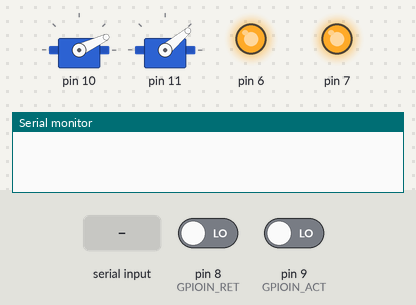
This sketch was run on a simulated Arduino Uno, built with avr-gcc and run on an emulated ATmega328P. On the bench: 2 × servo, output pins drawn as LEDs (lit = HIGH), the last lines printed to the serial monitor. Dashed ring = blinking. The inputs (shaded band) are chosen by the test bench; at power-on: pin 8 (GPIOIN_RET) LOW, pin 9 (GPIOIN_ACT) LOW.

Above: at 1.3 s.
1.4 s: pin 8 (GPIOIN_RET) driven HIGH
At 4.01 s:
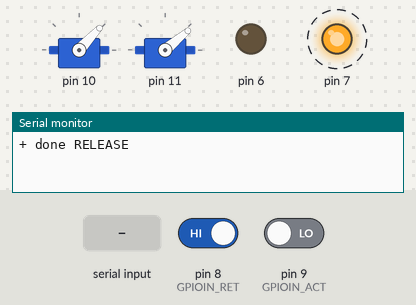
4.4 s: "q" received over Serial
At 7.0 s:
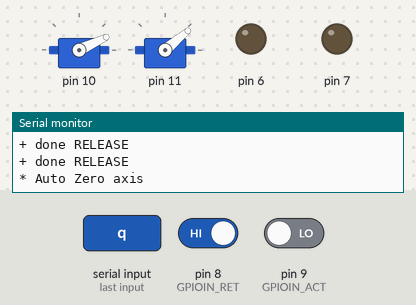
7.4 s: "e" received over Serial
10.4 s: "a" received over Serial
At 12.03 s:
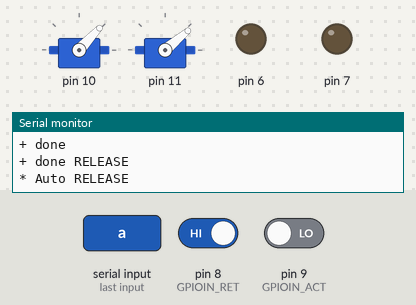
13.4 s: "s" received over Serial
At 13.63 s:
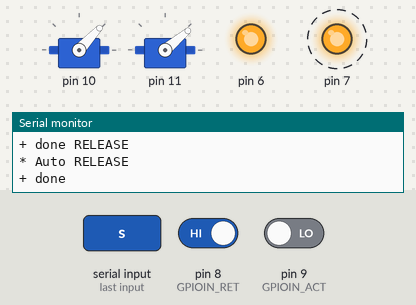
16.4 s: pin 8 (GPIOIN_RET) driven LOW
At 19.9 s:
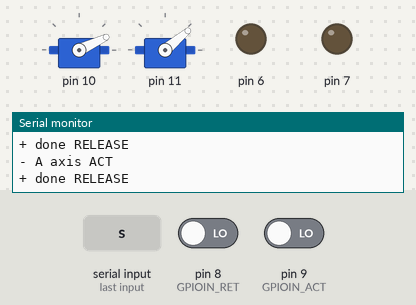
Timing chart, 0 to 24.5 s (numbered marks = the images above; inputs shaded):
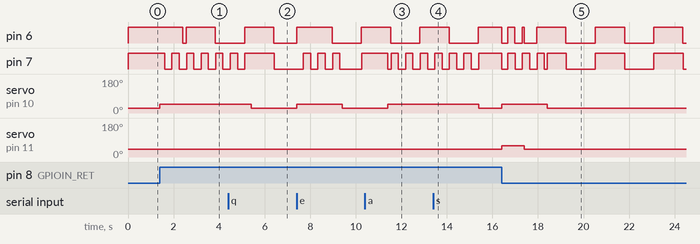

The sketch:

BeadsEE.ino
```cpp
//---------------------------------------------------------
//  アイロンビーズセッター　エンドエフェクター
//  メイン処理
//  2020 myasu
//---------------------------------------------------------

#include <MsTimer2.h>
#include <Wire.h>
//自作
#include "Config.h"
#include "StatusLed.h"
#include "ServoAcc.h"
#include "CommI2c.h"
#include "CommSer.h"
#include "Sequence.h"

//------------------------------------------------
//グローバル変数
//------------------------------------------------

//シーケンス制御
Sequence seq;

//------------------------------------------------
//初期化
//------------------------------------------------
void setup()
{
  // put your setup code here, to run once:

  //--------------------------------------------
  //タイマー割込初期化

  // 指定msごとにトリガ
  MsTimer2::set(10, InterruptTimer);
  //タイマ割り込みスタート
  MsTimer2::start();

  //--------------------------------------------
  //I2C通信初期化
  //未実装（とりあえず実装予定無し）

  //I2Cの初期化、スレーブ動作、アドレス10h
  Wire.begin(0x10);
  //データを受信したときの割込み関数の登録
  Wire.onReceive(InterruptI2CReceive);
  //データのリクエストが来たときの割込み関数の登録
  Wire.onRequest(InterruptI2CRequest);

  //--------------------------------------------
  //シーケンス制御の初期化

  seq.Init();

  //--------------------------------------------
  //シリアル通信初期化

  delay(100);
  //通信速度指定
  Serial.begin(115200);

  //--------------------------------------------
  //GPIO入力初期化
  pinMode(GPIOIN_RET, INPUT); //RET
  pinMode(GPIOIN_ACT, INPUT); //ACT
}

//------------------------------------------------
//ループ
//------------------------------------------------
void loop()
{
  // put your main code here, to run repeatedly:

  //シリアルの受付
  ProcSerial();

  //ボタン入力の受付
  ProcButton();
}

//------------------------------------------------
//シリアル通信の受付処理
//------------------------------------------------
void ProcSerial()
{
  //シリアル通信
  if (Serial.available())
  {
    //シリアル通信コマンド格納変数
    static char sCommand;
    static int iValue;

    //コマンド読み込み
    sCommand = Serial.read();
    //コマンドの引数を読み込み
    iValue = Serial.parseInt();

    switch (sCommand)
    {
    case 'm':
      //バージョン確認
      //（上位の制御系からのレスポンスチェック受付）
      Serial.print("+ beadsee ok ;");
      Serial.print(__DATE__);
      Serial.print(";");
      Serial.println(__TIME__);
      break;
    case 'h':
      //操作表示
      Serial.println("-- Help --");
      Serial.println(" - Multi Action");
      Serial.println("    q: zero return");
      Serial.println("    w: GRAB (or Push 'ACT' Button)");
      Serial.println("    e: RELEASE (or Push 'RET' Button)");
      Serial.println(" - Single Action");
      Serial.println("              <RET>      <ACT>");
      Serial.println("    Z AXIS... z: UP      x: DOWN");
      Serial.println("    A AXIS... a: RELEASE s: GRAB");
      Serial.println(" - Optional");
      Serial.println("    h: Show this help");
      Serial.println("    m: Version");
      break;
    case 'v':
      //ステータス表示
      Serial.println("-- Status View --");
      //未実装
      break;

    ///////////////
    //自動運転
    ///////////////
    //  完了フラグ：１文字目
    //    "+"   : 正常終了
    //    "-"   : 異常終了
    ///////////////
    case 'q':
      //原点復帰
      Serial.println("* Auto Zero axis");
      seq.Multi(MultiAction::ZERORETURN);
      //結果表示
      Serial.println("+ done");
      break;
    case 'w':
      //掴み
      Serial.println("* Auto GRAB");
      seq.Multi(MultiAction::GRAB);
      //結果表示
      Serial.println("+ done");
      break;
    case 'e':
      //離し
      Serial.println("* Auto RELEASE");
      seq.Multi(MultiAction::RELEASE);
      //結果表示
      Serial.println("+ done");
      break;

    ///////////////
    //単動運転
    case 'a':
      Serial.println("- A axis RET");
      seq.Single(SingleAction::AXISA_RELEASE);
      break;
    case 's':
      Serial.println("- A axis ACT");
      seq.Single(SingleAction::AXISA_GRAB);
      break;
    case 'z':
      Serial.println("- Z axis RET");
      seq.Single(SingleAction::AXISZ_UP);
      break;
    case 'x':
      Serial.println("- Z axis ACT");
      seq.Single(SingleAction::AXISZ_DOWN);
      break;

    default:
      break;
    }
  }
}

//------------------------------------------------
//ボタン入力の受付処理
//------------------------------------------------
void ProcButton()
{
  if (digitalRead(GPIOIN_RET))
  {
    //離し
    seq.Multi(MultiAction::RELEASE);
    Serial.println("+ done RELEASE");
  }
  else if (digitalRead(GPIOIN_ACT))
  {
    //掴み
    seq.Multi(MultiAction::GRAB);
    Serial.println("+ done GRAB");
  }
}

//------------------------------------------------
//タイマ割り込みイベント
//------------------------------------------------
void InterruptTimer()
{
  //シーケンス制御内のメソッドを呼び出し
  seq.InterruptTimer();
}

//------------------------------------------------
//I2C割込イベント
//マスタからデータが送られてきたときの処理
//引数:マスタから受信したデータのバイト数
//------------------------------------------------
void InterruptI2CReceive(int iMaxBytes)
{
}

//------------------------------------------------
//I2C割込イベント
//マスタからデータのリクエストが来たときの処理
//------------------------------------------------
void InterruptI2CRequest()
{
}
```

CommI2c.cpp
```cpp
//---------------------------------------------------------
//I2ccom
//（未実装）
//---------------------------------------------------------

#include <Arduino.h>
//自作
#include "Config.h"
#include "CommI2c.h"

//コンストラクタ
CommI2c::CommI2c()
{
}
```

CommI2c.h
```cpp
//---------------------------------------------------------
//I2ccom.h
//---------------------------------------------------------
#ifndef COMMI2C_H_INCLUDE
#define COMMI2C_H_INCLUDE

//クラスの定義
class CommI2c
{
public:
    CommI2c();

private:
    int status; //現在のステータス
};

#endif
```

CommSer.cpp
```cpp
//---------------------------------------------------------
//  アイロンビーズセッター　エンドエフェクター
//  シリアル通信
//  2020 myasu
//---------------------------------------------------------

//自作
#include "Config.h"
#include "CommSer.h"

//シリアル通信 アンサーバック記号
const int RECIEVE = 1; //受信したコマンド
const int DONE = 0;    //結果
const int ERR = -1;    //エラー

//コンストラクタ
CommSer::CommSer()
{
}

//初期化
void CommSer::init(void)
{
}

//------------------------------------------------
//アンサー表示
//------------------------------------------------
void CommSer::Answer(int argStatus, String argComand, int argValue)
{
    //アンサー文字列の組み立て
    switch (argStatus)
    {
    case RECIEVE:
        Serial.print("#");
        break;
    case DONE:
        Serial.print("*");
        break;
    case ERR:
        Serial.print("!");
        break;
    }
    Serial.print(argComand);
    Serial.print(": ");
    Serial.println(argValue);
}
```

CommSer.h
```cpp
//---------------------------------------------------------
//I2ccom.h
//---------------------------------------------------------
#ifndef COMMSER_H_INCLUDE
#define COMMSER_H_INCLUDE

#include <Arduino.h>

//クラスの定義
class CommSer
{
public:
    CommSer();
    void init(void);
    void Answer(int argStatus, String argComand, int argValue);

private:
    int status; //現在のステータス
};

#endif
```

Sequence.cpp
```cpp
//---------------------------------------------------------
//  アイロンビーズセッター　エンドエフェクター
//  シーケンス制御
//  2020 myasu
//---------------------------------------------------------

#include <Arduino.h>
//自作
#include "Config.h"
#include "Sequence.h"

//コンストラクタ
Sequence::Sequence()
{
}

//初期化
void Sequence::Init()
{
    //サーボZ軸、A軸の設定
    svz.init(GPIOOUT_SERVO_Z, 25, 47);
    sva.init(GPIOOUT_SERVO_A, 40, 60);
}

//単動動作
void Sequence::Single(SingleAction action)
{
    switch (action)
    {
    case AXISZ_DOWN:
        //Z軸下降
        svz.act();
        //LED更新
        slz.s(ACT);
        break;
    case AXISZ_UP:
        //Z軸上昇
        svz.ret();
        //LED更新
        slz.s(RET);
        break;
    case AXISA_GRAB:
        //A軸掴み
        sva.act();
        //LED更新
        sla.s(ACT);
        break;
    case AXISA_RELEASE:
        //A軸離し
        sva.ret();
        //LED更新
        sla.s(RET);
        break;
    default:
        break;
    }
}

//連動動作
void Sequence::Multi(MultiAction action)
{
    switch (action)
    {
    case ZERORETURN:
        //原点復帰
        Single(AXISA_RELEASE);
        delay(1000);
        Single(AXISZ_UP);
        //LEDの表示をZEROに
        slz.s(ZERO);
        sla.s(ZERO);
        break;
    case GRAB:
        //掴み
        Single(AXISZ_DOWN);
        delay(1000);
        Single(AXISA_GRAB);
        delay(1000);
        Single(AXISZ_UP);
        break;
    case RELEASE:
        //離し
        Single(AXISZ_DOWN);
        delay(1000);
        Single(AXISA_RELEASE);
        delay(1000);
        Single(AXISZ_UP);
        break;
    default:
        break;
    }
}

//自動運転シーケンス
void Sequence::Auto()
{
}

//タイマ割り込みイベント
void Sequence::InterruptTimer()
{
    //ステータスLEDの更新
    slz.update();
    sla.update();
}
```

Sequence.h
```cpp
//---------------------------------------------------------
//Sequence.h
//---------------------------------------------------------
#ifndef SEQUENCE_H_INCLUDE
#define SEQUENCE_H_INCLUDE

#include "StatusLed.h"
#include "ServoAcc.h"

//単動動作
enum SingleAction
{
    //Z軸の操作
    AXISZ_UP,
    AXISZ_DOWN,
    //A軸の動作
    AXISA_GRAB,
    AXISA_RELEASE,
};
typedef SingleAction SA;

//連動動作
enum MultiAction
{
    ZERORETURN, //原点復帰動作
    GRAB,       //離し動作
    RELEASE,    //掴み動作
};
typedef MultiAction MA;

//シーケンス制御
class Sequence
{
public:
    Sequence();
    void Init();
    void Single(SA action);
    void Multi(MA action);
    void Auto();
    void InterruptTimer();

private:
    //現在のステータス
    int status;
    //ステータス表示LED
    StatusLed slz = StatusLed(GPIOOUT_STAT_Z);
    StatusLed sla = StatusLed(GPIOOUT_STAT_A);
    //サーボモータ
    ServoAcc svz; //Z軸（上下）
    ServoAcc sva; //A軸（掴み離し）
};

#endif
```

ServoAcc.cpp
```cpp
//---------------------------------------------------------
//  アイロンビーズセッター　エンドエフェクター
//  サーボ制御
//  2020 myasu
//---------------------------------------------------------

#include "ServoAcc.h"
//自作
#include "Config.h"

//コンストラクタ
ServoAcc::ServoAcc()
{
}

//初期化
//pin:制御ピン番号 ret:戻側角度 act:出側角度
void ServoAcc::init(int pin, int ret, int act)
{
    //角度の保存
    digree_ret = ret;
    digree_act = act;
    //
    pinno = pin;
    //サーボにアタッチ
    this->attach();
    //原点側に移動
    this->ret();
}

//サーボにアタッチ
void ServoAcc::attach()
{
    sv.attach(pinno);
}

//サーボにデタッチ
void ServoAcc::detach()
{
    sv.detach();
}

//作動側に移動
void ServoAcc::act()
{
    dput(digree_act);
}

//復帰側に移動
void ServoAcc::ret()
{
    dput(digree_ret);
}

//指定角度に移動
//dig: 角度
bool ServoAcc::dput(int dig)
{
    if (digree_ret <= dig && dig <= digree_act)
    {
        //指定角度を指令
        sv.write(dig);
        //現在角度値を保存
        digree = dig;
        return (true);
    }
    else
    {
        //角度範囲外が指定されたら
        return (false);
    }
}

//現在角度を取得
int ServoAcc::dget()
{
    return (digree);
}
```

ServoAcc.h
```cpp
//---------------------------------------------------------
//ServoAcc.h
//---------------------------------------------------------
#ifndef SERVOACC_H_INCLUDE
#define SERVOACC_H_INCLUDE

#include <Arduino.h>
#include <Servo.h>

//サーボ制御
class ServoAcc
{
public:
    ServoAcc();
    void init(int pin, int ret, int act);
    void attach();      //
    void detach();      //
    void act();         //作動側に移動
    void ret();         //復帰側に移動
    bool dput(int dig); //指定角度に移動
    int dget();         //現在角度を取得
private:
    Servo sv;
    int pinno;
    int digree_ret; //復帰側角度
    int digree_act; //作動側角度
    int digree;     //現在角度
    int status;     //現在のステータス
};

#endif
```

StatusLed.cpp
```cpp
//---------------------------------------------------------
//  アイロンビーズセッター　エンドエフェクター
//  現在の状態をLEDに表示
//  2020 myasu
//---------------------------------------------------------

#include <Arduino.h>
//自作
#include "Config.h"
#include "StatusLed.h"

//コンストラクタ
StatusLed::StatusLed(int pin)
{
    ledPin = pin;
    pinMode(ledPin, OUTPUT);
}

///タイマー割込みから呼び出す
void StatusLed::update()
{
    //呼び出し回数カウンタ
    static int time;
    if (time > 1024)
        time = 0;
    else
        time++;

    //点灯フラグ
    bool ledon = false;

    //statusにあわせて点灯条件を定義
    switch (status)
    {
    case ZERO:
        //原点にいるときは
        //点灯しっぱなし
        on();
        return;
    case RET:
        //復帰(RET)側にいるときは
        //低速点滅
        (time >> 8) % 2 == 0 ? ledon = true : ledon = false;
        break;
    case MOVING:
        //移動中は
        //高速点滅
        (time >> 4) % 2 == 0 ? ledon = true : ledon = false;
        break;
    case ACT:
        //作動(ACT)側にいるときは
        //中速点滅
        (time >> 6) % 2 == 0 ? ledon = true : ledon = false;
        break;
    }

    //点灯・消灯の更新
    ledon ? on() : off();
}

///ステータスの更新
void StatusLed::s(LedStat argstat)
{
    status = argstat;
}

///点灯
void StatusLed::on(void)
{
    digitalWrite(ledPin, HIGH);
}

///消灯
void StatusLed::off(void)
{
    digitalWrite(ledPin, LOW);
}
```

StatusLed.h
```cpp
//---------------------------------------------------------
//StatusLed.h
//---------------------------------------------------------
#ifndef STATUSLED_H_INCLUDE
#define STATUSLED_H_INCLUDE

//ステータスの定数
enum LedStat
{
    ZERO,   //原点
    RET,    //復帰側
    MOVING, //移動中
    ACT,    //作動側
};
//typedef Stat STAT;

//クラスの定義
class StatusLed
{
public:
    StatusLed(int pin);
    void on();
    void off();
    void chg(int status);
    void update();
    void s(LedStat stat);

private:
    int ledPin;  //使用するLEDのピン番号
    LedStat status; //現在のステータス
};

#endif
```

Config.h
```cpp
//---------------------------------------------------------
//Config.h
//---------------------------------------------------------
#ifndef CONFIG_H_INCLUDE
#define CONFIG_H_INCLUDE

//------------------------------------------------
//設定定数

//シリアル通信ボーレート
#define SERIAL_BAUDRATE 115200

//操作ボタン・戻り（離し動作）
#define GPIOIN_RET 8
//操作ボタン・戻り（掴み動作）
#define GPIOIN_ACT 9
//サーボモーター・Z軸
#define GPIOOUT_SERVO_Z 10
//サーボモーター・A軸
#define GPIOOUT_SERVO_A 11
//ステータス表示・Z軸
#define GPIOOUT_STAT_Z 7
//ステータス表示・A軸
#define GPIOOUT_STAT_A 6

#endif
```

Measured:
- after the input at 1.4 s, pin 6: HIGH → LOW after 1.0 s, → HIGH 0.16 s later, → LOW 1.3 s later; pin 7: alternates HIGH for 0.32 s and LOW for 0.32 s, starting after 0.21 s; servo on pin 10: 25° → 47° at once
- after the input at 4.4 s, servo on pin 10: 47° → 25° after 1.0 s
- after the input at 10.4 s, servo on pin 10: 25° → 47° after 1.0 s instead of 0.00 s
- after the input at 13.4 s, pin 7: goes on until 15.4 s, then stays HIGH; servo on pin 10: 47° → 25° after 2.0 s, → 47° 1.0 s later; servo on pin 11: 40° → 60° after 3.0 s
- after the input at 16.4 s, servo on pin 10: 47° → 25° after 2.0 s
